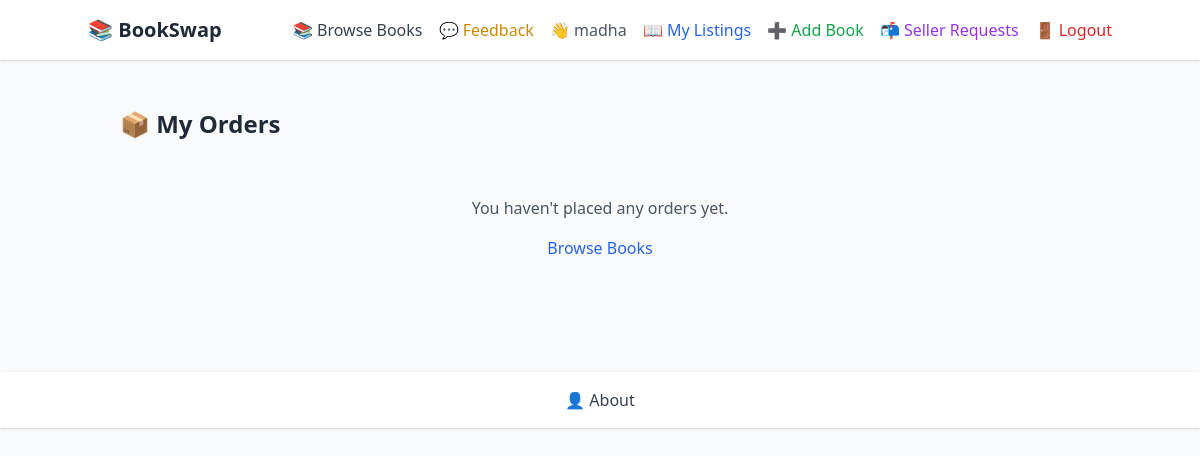
Before: /my-orders/ (signed in) with the older database file.
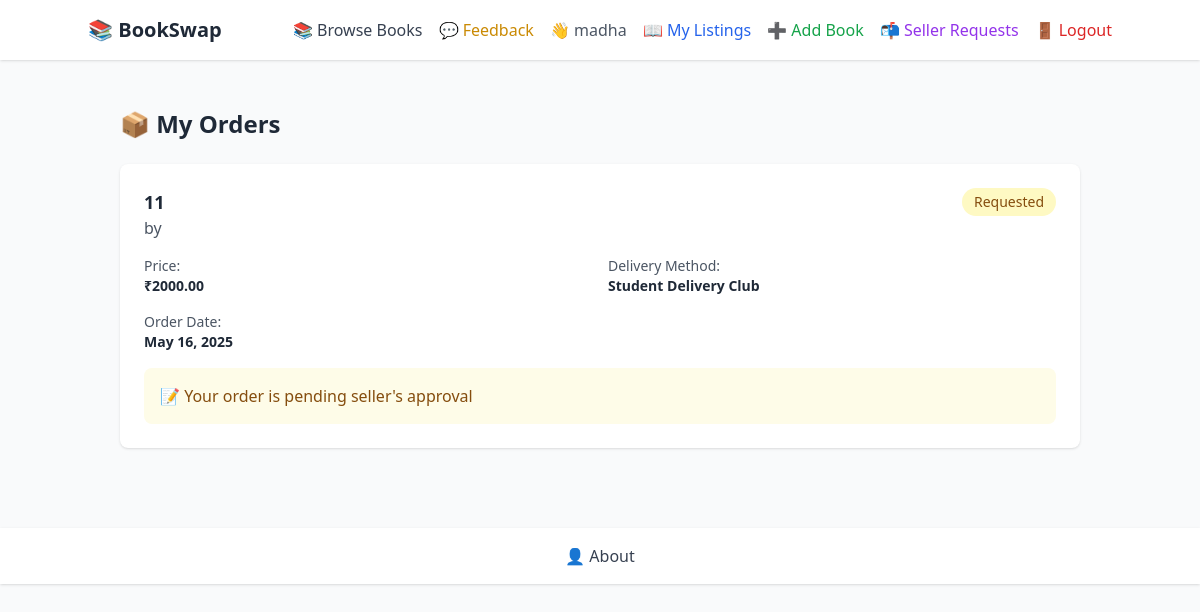
After: the same page with the newer database file.
### marketplace/models.py (models this page shows, shortened)
class Order(models.Model):
    buyer = models.ForeignKey(User, on_delete=models.CASCADE, related_name='orders')
    book = models.ForeignKey(Book, on_delete=models.CASCADE)
    status = models.CharField(max_length=20, choices=[
        ('requested', 'Requested'),
        ('accepted', 'Accepted'),
        ('completed', 'Completed'),
        ('cancelled', 'Cancelled')
    ], default='requested')
    delivery_type = models.CharField(max_length=50, choices=[
        ('pickup', 'Meet at campus (Free)'),
        ('volunteer', 'Free Volunteer Delivery'),
        ('studentclub', 'Student Delivery Club'),
    ])
    created_at = models.DateTimeField(auto_now_add=True)

class Book(models.Model):
    user = models.ForeignKey(User, on_delete=models.CASCADE,null=True)
    title = models.CharField(max_length=255)
    author = models.CharField(max_length=255, blank=True)
    description = models.TextField(blank=True)
    condition = models.CharField(max_length=50, choices=[
        ('new', 'New'),
        ('like_new', 'Like New'),
        ('used', 'Used'),
    ])
    price = models.DecimalField(max_digits=6, decimal_places=2)
    image = models.ImageField(upload_to='book_images/')
    created_at = models.DateTimeField(auto_now_add=True)
    is_sold = models.BooleanField(default=False)

### marketplace/views.py (the view)
# urls.py: path('my-orders/', views.my_orders, name='my_orders'),
@login_required
def my_orders(request):
    orders = Order.objects.filter(buyer=request.user).select_related('book')
    return render(request, 'marketplace/my_orders.html', {'orders': orders})

### marketplace/templates/marketplace/my_orders.html (shortened to what this page needs)
{% extends 'base.html' %}
{% block content %}
<div class="container mx-auto px-4 py-8">
    <h2 class="text-2xl font-bold mb-6">📦 My Orders</h2>
    <div class="space-y-4">
        {% for order in orders %}
        <div class="bg-white rounded-lg shadow p-6">
            <div class="flex items-start justify-between">
                <div>
                    <h3 class="text-lg font-semibold">{{ order.book.title }}</h3>
                    <p class="text-gray-600">by {{ order.book.author }}</p>
                </div>
                <div class="text-right">
                    <span class="inline-block px-3 py-1 rounded-full text-sm
                        {% if order.status == 'requested' %}bg-yellow-100 text-yellow-800
                        {% elif order.status == 'accepted' %}bg-blue-100 text-blue-800
                        {% elif order.status == 'completed' %}bg-green-100 text-green-800
                        {% else %}bg-red-100 text-red-800{% endif %}">
                        {{ order.get_status_display }}
                    </span>
                </div>
            </div>
            <div class="mt-4 grid grid-cols-2 gap-4 text-sm">
                <div>
                    <p class="text-gray-600">Price:</p>
                    <p class="font-semibold">₹{{ order.book.price }}</p>
                </div>
                <div>
                    <p class="text-gray-600">Delivery Method:</p>
                    <p class="font-semibold">{{ order.get_delivery_type_display }}</p>
                </div>
                <div>
                    <p class="text-gray-600">Order Date:</p>
                    <p class="font-semibold">{{ order.created_at|date:"M d, Y" }}</p>
                </div>
            </div>
            {% if order.status == 'requested' %}
            <div class="mt-4 p-4 bg-yellow-50 rounded-lg">
                <p class="text-yellow-800">📝 Your order is pending seller's approval</p>
            </div>
            {% elif order.status == 'accepted' %}
            <div class="mt-4 p-4 bg-blue-50 rounded-lg">
                <p class="text-blue-800">🚚 Your order has been accepted and is being processed</p>
            </div>
            {% elif order.status == 'completed' %}
            <div class="mt-4 p-4 bg-green-50 rounded-lg">
                <p class="text-green-800">✅ Order completed successfully</p>
            </div>
            {% else %}
            <div class="mt-4 p-4 bg-red-50 rounded-lg">
                <p class="text-red-800">❌ Order was cancelled</p>
            </div>
            {% endif %}
        </div>
        {% empty %}
        <div class="text-center py-8">
            <p class="text-gray-600">You haven't placed any orders yet.</p>
            <a href="{% url 'book_list' %}" class="mt-4 inline-block text-blue-600 hover:underline">Browse Books</a>
        </div>
        {% endfor %}
    </div>
</div>
{% endblock %}

Changed rows visible on the page:
added Order: book "11", status "Requested", book.price "2000.00", delivery_type "Student Delivery Club", created_at "May 16, 2025", shows "📝 Your order is pending seller's approval"
Other visible differences:
text no longer shown: "You haven't placed any orders yet. Browse Books"
